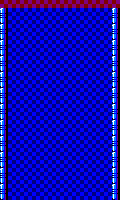

Rendered tile map (Tiled .tmx) drawn with the repository's tilesets; below, a short description and the full map source, tile grids included:
An orthogonal 30x50 tile map with 4x4 px tiles, 1 tile layer (Tile Layer 1).

<map version="1.8" tiledversion="1.8.0" orientation="orthogonal" renderorder="right-down" width="30" height="50" tilewidth="4" tileheight="4" infinite="0" nextlayerid="2" nextobjectid="1">
 <tileset firstgid="1" source="tileset.tsx" />
 <layer id="1" name="Tile Layer 1" width="30" height="50">
  <data encoding="csv">
97,98,97,98,97,98,97,98,97,98,97,98,97,98,97,98,97,98,97,98,97,98,97,98,97,98,97,98,97,98,
117,118,117,118,117,118,117,118,117,118,117,118,117,118,117,118,117,118,117,118,117,118,117,118,117,118,117,118,117,118,
48,49,99,100,99,100,99,100,99,100,99,100,99,100,99,100,99,100,99,100,99,100,99,100,99,100,99,100,48,49,
68,69,119,120,119,120,119,120,119,120,119,120,119,120,119,120,119,120,119,120,119,120,119,120,119,120,119,120,68,69,
88,89,99,100,99,100,99,100,99,100,99,100,99,100,99,100,99,100,99,100,99,100,99,100,99,100,99,100,88,89,
108,109,119,120,119,120,119,120,119,120,119,120,119,120,119,120,119,120,119,120,119,120,119,120,119,120,119,120,108,109,
48,49,99,100,99,100,99,100,99,100,99,100,99,100,99,100,99,100,99,100,99,100,99,100,99,100,99,100,48,49,
68,69,119,120,119,120,119,120,119,120,119,120,119,120,119,120,119,120,119,120,119,120,119,120,119,120,119,120,68,69,
88,89,99,100,99,100,99,100,99,100,99,100,99,100,99,100,99,100,99,100,99,100,99,100,99,100,99,100,88,89,
108,109,119,120,119,120,119,120,119,120,119,120,119,120,119,120,119,120,119,120,119,120,119,120,119,120,119,120,108,109,
48,49,99,100,99,100,99,100,99,100,99,100,99,100,99,100,99,100,99,100,99,100,99,100,99,100,99,100,48,49,
68,69,119,120,119,120,119,120,119,120,119,120,119,120,119,120,119,120,119,120,119,120,119,120,119,120,119,120,68,69,
88,89,99,100,99,100,99,100,99,100,99,100,99,100,99,100,99,100,99,100,99,100,99,100,99,100,99,100,88,89,
108,109,119,120,119,120,119,120,119,120,119,120,119,120,119,120,119,120,119,120,119,120,119,120,119,120,119,120,108,109,
48,49,99,100,99,100,99,100,99,100,99,100,99,100,99,100,99,100,99,100,99,100,99,100,99,100,99,100,48,49,
68,69,119,120,119,120,119,120,119,120,119,120,119,120,119,120,119,120,119,120,119,120,119,120,119,120,119,120,68,69,
88,89,99,100,99,100,99,100,99,100,99,100,99,100,99,100,99,100,99,100,99,100,99,100,99,100,99,100,88,89,
108,109,119,120,119,120,119,120,119,120,119,120,119,120,119,120,119,120,119,120,119,120,119,120,119,120,119,120,108,109,
48,49,99,100,99,100,99,100,99,100,99,100,99,100,99,100,99,100,99,100,99,100,99,100,99,100,99,100,48,49,
68,69,119,120,119,120,119,120,119,120,119,120,119,120,119,120,119,120,119,120,119,120,119,120,119,120,119,120,68,69,
88,89,99,100,99,100,99,100,99,100,99,100,99,100,99,100,99,100,99,100,99,100,99,100,99,100,99,100,88,89,
108,109,119,120,119,120,119,120,119,120,119,120,119,120,119,120,119,120,119,120,119,120,119,120,119,120,119,120,108,109,
48,49,99,100,99,100,99,100,99,100,99,100,99,100,99,100,99,100,99,100,99,100,99,100,99,100,99,100,48,49,
68,69,119,120,119,120,119,120,119,120,119,120,119,120,119,120,119,120,119,120,119,120,119,120,119,120,119,120,68,69,
88,89,99,100,99,100,99,100,99,100,99,100,99,100,99,100,99,100,99,100,99,100,99,100,99,100,99,100,88,89,
108,109,119,120,119,120,119,120,119,120,119,120,119,120,119,120,119,120,119,120,119,120,119,120,119,120,119,120,108,109,
48,49,99,100,99,100,99,100,99,100,99,100,99,100,99,100,99,100,99,100,99,100,99,100,99,100,99,100,48,49,
68,69,119,120,119,120,119,120,119,120,119,120,119,120,119,120,119,120,119,120,119,120,119,120,119,120,119,120,68,69,
88,89,99,100,99,100,99,100,99,100,99,100,99,100,99,100,99,100,99,100,99,100,99,100,99,100,99,100,88,89,
108,109,119,120,119,120,119,120,119,120,119,120,119,120,119,120,119,120,119,120,119,120,119,120,119,120,119,120,108,109,
48,49,99,100,99,100,99,100,99,100,99,100,99,100,99,100,99,100,99,100,99,100,99,100,99,100,99,100,48,49,
68,69,119,120,119,120,119,120,119,120,119,120,119,120,119,120,119,120,119,120,119,120,119,120,119,120,119,120,68,69,
88,89,99,100,99,100,99,100,99,100,99,100,99,100,99,100,99,100,99,100,99,100,99,100,99,100,99,100,88,89,
108,109,119,120,119,120,119,120,119,120,119,120,119,120,119,120,119,120,119,120,119,120,119,120,119,120,119,120,108,109,
48,49,99,100,99,100,99,100,99,100,99,100,99,100,99,100,99,100,99,100,99,100,99,100,99,100,99,100,48,49,
68,69,119,120,119,120,119,120,119,120,119,120,119,120,119,120,119,120,119,120,119,120,119,120,119,120,119,120,68,69,
88,89,99,100,99,100,99,100,99,100,99,100,99,100,99,100,99,100,99,100,99,100,99,100,99,100,99,100,88,89,
108,109,119,120,119,120,119,120,119,120,119,120,119,120,119,120,119,120,119,120,119,120,119,120,119,120,119,120,108,109,
48,49,99,100,99,100,99,100,99,100,99,100,99,100,99,100,99,100,99,100,99,100,99,100,99,100,99,100,48,49,
68,69,119,120,119,120,119,120,119,120,119,120,119,120,119,120,119,120,119,120,119,120,119,120,119,120,119,120,68,69,
88,89,99,100,99,100,99,100,99,100,99,100,99,100,99,100,99,100,99,100,99,100,99,100,99,100,99,100,88,89,
108,109,119,120,119,120,119,120,119,120,119,120,119,120,119,120,119,120,119,120,119,120,119,120,119,120,119,120,108,109,
48,49,99,100,99,100,99,100,99,100,99,100,99,100,99,100,99,100,99,100,99,100,99,100,99,100,99,100,48,49,
68,69,119,120,119,120,119,120,119,120,119,120,119,120,119,120,119,120,119,120,119,120,119,120,119,120,119,120,68,69,
88,89,99,100,99,100,99,100,99,100,99,100,99,100,99,100,99,100,99,100,99,100,99,100,99,100,99,100,88,89,
108,109,119,120,119,120,119,120,119,120,119,120,119,120,119,120,119,120,119,120,119,120,119,120,119,120,119,120,108,109,
48,49,99,100,99,100,99,100,99,100,99,100,99,100,99,100,99,100,99,100,99,100,99,100,99,100,99,100,48,49,
68,69,119,120,119,120,119,120,119,120,119,120,119,120,119,120,119,120,119,120,119,120,119,120,119,120,119,120,68,69,
88,89,99,100,99,100,99,100,99,100,99,100,99,100,99,100,99,100,99,100,99,100,99,100,99,100,99,100,88,89,
108,109,119,120,119,120,119,120,119,120,119,120,119,120,119,120,119,120,119,120,119,120,119,120,119,120,119,120,108,109
</data>
 </layer>
</map>
